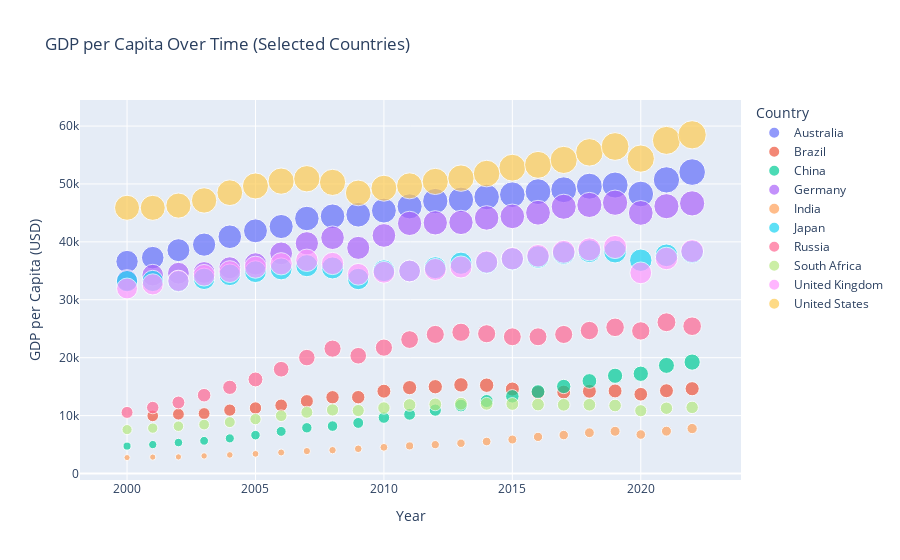

Write notebook code for a chart like this one.
### Code cell
# List of selected countries
selected_countries = [
    "United States", "China", "India", "Germany", "United Kingdom",
    "Japan", "Brazil", "Russia", "South Africa", "Australia"
]

# Filter data for selected countries
filtered_data = data[data['Country'].isin(selected_countries)]

# Create a scatter plot
fig = px.scatter(
    filtered_data,
    x="Year",
    y="GDP_per_capita",
    color="Country",
    size="GDP_per_capita",
    title="GDP per Capita Over Time (Selected Countries)",
    labels={"GDP_per_capita": "GDP per Capita (USD)", "Year": "Year"},
    template="plotly"
)
fig.show()

### Figure 1 — Plotly figure (JSON) as saved in the notebook; plotly's stock layout.template omitted (floating-point values rounded to 4 significant figures)
{"data": [{"hovertemplate": "Country=Australia<br>Year=%{x}<br>GDP per Capita (USD)=%{marker.size}<extra></extra>", "legendgroup": "Australia", "marker": {"color": "#636efa", "size": [36600.0, 37280.0, 38570.0, 39520.0, 40890.0, 41900.0, 42650.0, 44030.0, 44420.0, 44690.0, 45400.0, 46132, 47050.0, 47260.0, 47750.0, 48150.0, 48680.0, 49000.0, 49610.0, 49810.0, 48270.0, 50700.0, 52050.0], "sizemode": "area", "sizeref": 146.2, "symbol": "circle"}, "mode": "markers", "name": "Australia", "orientation": "v", "showlegend": true, "type": "scatter", "x": [2000, 2001, 2002, 2003, 2004, 2005, 2006, 2007, 2008, 2009, 2010, 2011, 2012, 2013, 2014, 2015, 2016, 2017, 2018, 2019, 2020, 2021, 2022], "xaxis": "x", "y": [36600.0, 37280.0, 38570.0, 39520.0, 40890.0, 41900.0, 42650.0, 44030.0, 44420.0, 44690.0, 45400.0, 46132, 47050.0, 47260.0, 47750.0, 48150.0, 48680.0, 49000.0, 49610.0, 49810.0, 48270.0, 50700.0, 52050.0], "yaxis": "y"}, {"hovertemplate": "Country=Brazil<br>Year=%{x}<br>GDP per Capita (USD)=%{marker.size}<extra></extra>", "legendgroup": "Brazil", "marker": {"color": "#EF553B", "size": [9953.0, 10250.0, 10350.0, 10950.0, 11310.0, 11770.0, 12500.0, 13160.0, 13180.0, 14220.0, 14831, 14990.0, 15310.0, 15250.0, 14580.0, 13990.0, 14060.0, 14200.0, 14260.0, 13690.0, 14290.0, 14640.0], "sizemode": "area", "sizeref": 146.2, "symbol": "circle"}, "mode": "markers", "name": "Brazil", "orientation": "v", "showlegend": true, "type": "scatter", "x": [2001, 2002, 2003, 2004, 2005, 2006, 2007, 2008, 2009, 2010, 2011, 2012, 2013, 2014, 2015, 2016, 2017, 2018, 2019, 2020, 2021, 2022], "xaxis": "x", "y": [9953.0, 10250.0, 10350.0, 10950.0, 11310.0, 11770.0, 12500.0, 13160.0, 13180.0, 14220.0, 14831, 14990.0, 15310.0, 15250.0, 14580.0, 13990.0, 14060.0, 14200.0, 14260.0, 13690.0, 14290.0, 14640.0], "yaxis": "y"}, {"hovertemplate": "Country=China<br>Year=%{x}<br>GDP per Capita (USD)=%{marker.size}<extra></extra>", "legendgroup": "China", "marker": {"color": "#00cc96", "size": [4730.0, 4995.0, 5343.0, 5649.0, 6068.0, 6627.0, 7271.0, 7896.0, 8190.0, 8734.0, 9658.0, 10221, 10950.0, 11730.0, 12520.0, 13330.0, 14140.0, 15030.0, 15980.0, 16880.0, 17230.0, 18670.0, 19240.0], "sizemode": "area", "sizeref": 146.2, "symbol": "circle"}, "mode": "markers", "name": "China", "orientation": "v", "showlegend": true, "type": "scatter", "x": [2000, 2001, 2002, 2003, 2004, 2005, 2006, 2007, 2008, 2009, 2010, 2011, 2012, 2013, 2014, 2015, 2016, 2017, 2018, 2019, 2020, 2021, 2022], "xaxis": "x", "y": [4730.0, 4995.0, 5343.0, 5649.0, 6068.0, 6627.0, 7271.0, 7896.0, 8190.0, 8734.0, 9658.0, 10221, 10950.0, 11730.0, 12520.0, 13330.0, 14140.0, 15030.0, 15980.0, 16880.0, 17230.0, 18670.0, 19240.0], "yaxis": "y"}, {"hovertemplate": "Country=Germany<br>Year=%{x}<br>GDP per Capita (USD)=%{marker.size}<extra></extra>", "legendgroup": "Germany", "marker": {"color": "#ab63fa", "size": [33370.0, 34260.0, 34590.0, 34720.0, 35530.0, 36210.0, 38010.0, 39750.0, 40720.0, 38960.0, 41110.0, 43189, 43290.0, 43360.0, 44130.0, 44410.0, 45030.0, 46070.0, 46380.0, 46760.0, 45000.0, 46160.0, 46650.0], "sizemode": "area", "sizeref": 146.2, "symbol": "circle"}, "mode": "markers", "name": "Germany", "orientation": "v", "showlegend": true, "type": "scatter", "x": [2000, 2001, 2002, 2003, 2004, 2005, 2006, 2007, 2008, 2009, 2010, 2011, 2012, 2013, 2014, 2015, 2016, 2017, 2018, 2019, 2020, 2021, 2022], "xaxis": "x", "y": [33370.0, 34260.0, 34590.0, 34720.0, 35530.0, 36210.0, 38010.0, 39750.0, 40720.0, 38960.0, 41110.0, 43189, 43290.0, 43360.0, 44130.0, 44410.0, 45030.0, 46070.0, 46380.0, 46760.0, 45000.0, 46160.0, 46650.0], "yaxis": "y"}, {"hovertemplate": "Country=India<br>Year=%{x}<br>GDP per Capita (USD)=%{marker.size}<extra></extra>", "legendgroup": "India", "marker": {"color": "#FFA15A", "size": [2753.0, 2838.0, 2871.0, 3036.0, 3213.0, 3397.0, 3629.0, 3871.0, 4031.0, 4271.0, 4526.0, 4768, 4982.0, 5224.0, 5524.0, 5870.0, 6326.0, 6639.0, 7046.0, 7294.0, 6731.0, 7315.0, 7766.0], "sizemode": "area", "sizeref": 146.2, "symbol": "circle"}, "mode": "markers", "name": "India", "orientation": "v", "showlegend": true, "type": "scatter", "x": [2000, 2001, 2002, 2003, 2004, 2005, 2006, 2007, 2008, 2009, 2010, 2011, 2012, 2013, 2014, 2015, 2016, 2017, 2018, 2019, 2020, 2021, 2022], "xaxis": "x", "y": [2753.0, 2838.0, 2871.0, 3036.0, 3213.0, 3397.0, 3629.0, 3871.0, 4031.0, 4271.0, 4526.0, 4768, 4982.0, 5224.0, 5524.0, 5870.0, 6326.0, 6639.0, 7046.0, 7294.0, 6731.0, 7315.0, 7766.0], "yaxis": "y"}, {"hovertemplate": "Country=Japan<br>Year=%{x}<br>GDP per Capita (USD)=%{marker.size}<extra></extra>", "legendgroup": "Japan", "marker": {"color": "#19d3f3", "size": [33210.0, 33250.0, 33200.0, 33620.0, 34310.0, 34860.0, 35330.0, 35890.0, 35500.0, 33590.0, 35010.0, 34979, 35540.0, 36310.0, 36440.0, 37050.0, 37380.0, 38080.0, 38400.0, 38330.0, 36830.0, 37680.0, 38270.0], "sizemode": "area", "sizeref": 146.2, "symbol": "circle"}, "mode": "markers", "name": "Japan", "orientation": "v", "showlegend": true, "type": "scatter", "x": [2000, 2001, 2002, 2003, 2004, 2005, 2006, 2007, 2008, 2009, 2010, 2011, 2012, 2013, 2014, 2015, 2016, 2017, 2018, 2019, 2020, 2021, 2022], "xaxis": "x", "y": [33210.0, 33250.0, 33200.0, 33620.0, 34310.0, 34860.0, 35330.0, 35890.0, 35500.0, 33590.0, 35010.0, 34979, 35540.0, 36310.0, 36440.0, 37050.0, 37380.0, 38080.0, 38400.0, 38330.0, 36830.0, 37680.0, 38270.0], "yaxis": "y"}, {"hovertemplate": "Country=Russia<br>Year=%{x}<br>GDP per Capita (USD)=%{marker.size}<extra></extra>", "legendgroup": "Russia", "marker": {"color": "#FF6692", "size": [10550.0, 11390.0, 12260.0, 13520.0, 14880.0, 16240.0, 18010.0, 20020.0, 21560.0, 20340.0, 21740.0, 23130, 24020.0, 24390.0, 24140.0, 23610.0, 23610.0, 24010.0, 24690.0, 25240.0, 24630.0, 26120.0, 25440.0], "sizemode": "area", "sizeref": 146.2, "symbol": "circle"}, "mode": "markers", "name": "Russia", "orientation": "v", "showlegend": true, "type": "scatter", "x": [2000, 2001, 2002, 2003, 2004, 2005, 2006, 2007, 2008, 2009, 2010, 2011, 2012, 2013, 2014, 2015, 2016, 2017, 2018, 2019, 2020, 2021, 2022], "xaxis": "x", "y": [10550.0, 11390.0, 12260.0, 13520.0, 14880.0, 16240.0, 18010.0, 20020.0, 21560.0, 20340.0, 21740.0, 23130, 24020.0, 24390.0, 24140.0, 23610.0, 23610.0, 24010.0, 24690.0, 25240.0, 24630.0, 26120.0, 25440.0], "yaxis": "y"}, {"hovertemplate": "Country=South Africa<br>Year=%{x}<br>GDP per Capita (USD)=%{marker.size}<extra></extra>", "legendgroup": "South Africa", "marker": {"color": "#B6E880", "size": [7583.0, 7840.0, 8171.0, 8451.0, 8878.0, 9394.0, 9978.0, 10580.0, 10980.0, 10870.0, 11320.0, 11838, 11940.0, 12050.0, 12030.0, 12010.0, 11910.0, 11870.0, 11870.0, 11740.0, 10840.0, 11270.0, 11420.0], "sizemode": "area", "sizeref": 146.2, "symbol": "circle"}, "mode": "markers", "name": "South Africa", "orientation": "v", "showlegend": true, "type": "scatter", "x": [2000, 2001, 2002, 2003, 2004, 2005, 2006, 2007, 2008, 2009, 2010, 2011, 2012, 2013, 2014, 2015, 2016, 2017, 2018, 2019, 2020, 2021, 2022], "xaxis": "x", "y": [7583.0, 7840.0, 8171.0, 8451.0, 8878.0, 9394.0, 9978.0, 10580.0, 10980.0, 10870.0, 11320.0, 11838, 11940.0, 12050.0, 12030.0, 12010.0, 11910.0, 11870.0, 11870.0, 11740.0, 10840.0, 11270.0, 11420.0], "yaxis": "y"}, {"hovertemplate": "Country=United Kingdom<br>Year=%{x}<br>GDP per Capita (USD)=%{marker.size}<extra></extra>", "legendgroup": "United Kingdom", "marker": {"color": "#FF97FF", "size": [31950.0, 32660.0, 33270.0, 34230.0, 34870.0, 35620.0, 36210.0, 36820.0, 36260.0, 34400.0, 34750.0, 34971, 35240.0, 35660.0, 36520.0, 37100.0, 37590.0, 38280.0, 38700.0, 39110.0, 34650.0, 37130.0, 38410.0], "sizemode": "area", "sizeref": 146.2, "symbol": "circle"}, "mode": "markers", "name": "United Kingdom", "orientation": "v", "showlegend": true, "type": "scatter", "x": [2000, 2001, 2002, 2003, 2004, 2005, 2006, 2007, 2008, 2009, 2010, 2011, 2012, 2013, 2014, 2015, 2016, 2017, 2018, 2019, 2020, 2021, 2022], "xaxis": "x", "y": [31950.0, 32660.0, 33270.0, 34230.0, 34870.0, 35620.0, 36210.0, 36820.0, 36260.0, 34400.0, 34750.0, 34971, 35240.0, 35660.0, 36520.0, 37100.0, 37590.0, 38280.0, 38700.0, 39110.0, 34650.0, 37130.0, 38410.0], "yaxis": "y"}, {"hovertemplate": "Country=United States<br>Year=%{x}<br>GDP per Capita (USD)=%{marker.size}<extra></extra>", "legendgroup": "United States", "marker": {"color": "#FECB52", "size": [45890.0, 45880.0, 46270.0, 47160.0, 48490.0, 49650.0, 50490.0, 50900.0, 50280.0, 48450.0, 49270.0, 49675, 50440.0, 51010.0, 51800.0, 52810.0, 53300.0, 54150.0, 55450.0, 56470.0, 54380.0, 57520.0, 58490.0], "sizemode": "area", "sizeref": 146.2, "symbol": "circle"}, "mode": "markers", "name": "United States", "orientation": "v", "showlegend": true, "type": "scatter", "x": [2000, 2001, 2002, 2003, 2004, 2005, 2006, 2007, 2008, 2009, 2010, 2011, 2012, 2013, 2014, 2015, 2016, 2017, 2018, 2019, 2020, 2021, 2022], "xaxis": "x", "y": [45890.0, 45880.0, 46270.0, 47160.0, 48490.0, 49650.0, 50490.0, 50900.0, 50280.0, 48450.0, 49270.0, 49675, 50440.0, 51010.0, 51800.0, 52810.0, 53300.0, 54150.0, 55450.0, 56470.0, 54380.0, 57520.0, 58490.0], "yaxis": "y"}], "layout": {"autosize": true, "legend": {"itemsizing": "constant", "title": {"text": "Country"}, "tracegroupgap": 0}, "title": {"text": "GDP per Capita Over Time (Selected Countries)"}, "xaxis": {"anchor": "y", "autorange": true, "domain": [0, 1], "range": [1998.0, 2024.0], "title": {"text": "Year"}, "type": "linear"}, "yaxis": {"anchor": "x", "autorange": true, "domain": [0, 1], "range": [-2100.0, 68170.0], "title": {"text": "GDP per Capita (USD)"}, "type": "linear"}}}
